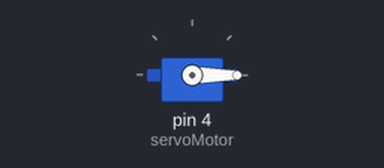
Simulated run of this sketch. Board: Arduino Uno, built with avr-gcc and run on an emulated ATmega328P. On the bench: servo.

Above: at 0.05 s.
At 1.5 s:
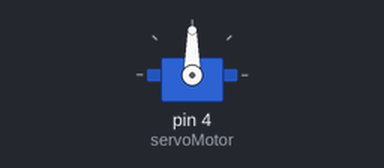
At 3.0 s:
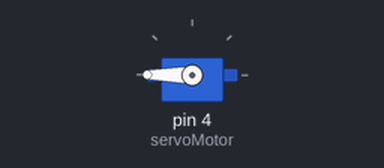
Timing chart, 0 to 6.5 s (numbered marks = the images above):
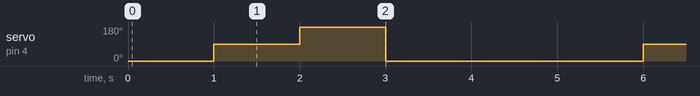

The sketch:

ServoPrueba1.ino
```cpp
/*
Se incluye la librería "Servo.h" que permite controlar el servo en Arduino.

Se declara una variable llamada "servoMotor" de tipo "Servo" que se utilizará para controlar el servo.

En la función "setup()", se inicia la comunicación serial a una velocidad de 9600 baudios utilizando "Serial.begin(9600)".

A continuación, se utiliza "servoMotor.attach(4)" para conectar el pin 4 de Arduino al servo y prepararlo para su uso.

Dentro de la función "loop()", se realizan las siguientes acciones en bucle:

a. El servo se desplaza a la posición 0 grados utilizando "servoMotor.write(0)".

b. Se espera 1 segundo utilizando "delay(1000)".

c. El servo se desplaza a la posición 90 grados utilizando "servoMotor.write(90)".

d. Se espera 1 segundo.

e. El servo se desplaza a la posición 180 grados utilizando "servoMotor.write(180)".

f. Se espera 1 segundo.

g. El servo se desplaza a la posición -90 grados utilizando "servoMotor.write(-90)".

h. Se espera 1 segundo.

i. El servo vuelve a la posición 0 grados utilizando "servoMotor.write(0)".

j. Se espera 1 segundo.

Este ciclo se repite continuamente mientras la placa Arduino esté encendida. Cada vez que el servo se desplaza a una posición, se espera 1 segundo antes de moverse nuevamente. Este código básico permite controlar un servo y hacer que se mueva a diferentes ángulos en un intervalo de tiempo determinado.
*/

// Incluímos la librería para poder controlar el servo
#include <Servo.h>

// Declaramos la variable para controlar el servo
Servo servoMotor;

void setup() {
  // Iniciamos el monitor serie para mostrar el resultado
  Serial.begin(9600);

  // Iniciamos el servo para que empiece a trabajar con el pin 9
  servoMotor.attach(4);
}

void loop() {

  // Desplazamos a la posición 0º
  servoMotor.write(0);
  // Esperamos 1 segundo
  delay(1000);

  // Desplazamos a la posición 90º
  servoMotor.write(90);
  // Esperamos 1 segundo
  delay(1000);

  // Desplazamos a la posición 180º
  servoMotor.write(180);
  // Esperamos 1 segundo
  delay(1000);

  servoMotor.write(-90);

  delay(1000);

  servoMotor.write(0);
  // Esperamos 1 segundo
  delay(1000);
}
```

Measured:
- by itself, servo on pin 4 (servoMotor): repeats every 5.0 s: 180° 1.0 s, 0° 3.0 s, 90° 1.0 s
